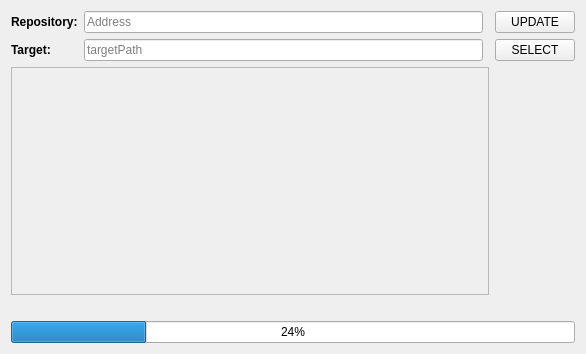
<?xml version="1.0" encoding="UTF-8"?>
<ui version="4.0">
 <class>MainWindow</class>
 <widget class="QMainWindow" name="MainWindow">
  <property name="geometry">
   <rect>
    <x>0</x>
    <y>0</y>
    <width>586</width>
    <height>354</height>
   </rect>
  </property>
  <property name="windowTitle">
   <string>MainWindow</string>
  </property>
  <widget class="QWidget" name="centralWidget">
   <layout class="QGridLayout" name="gridLayout">
    <item row="2" column="0" colspan="3">
     <widget class="QPlainTextEdit" name="logBox">
      <property name="enabled">
       <bool>false</bool>
      </property>
      <property name="readOnly">
       <bool>true</bool>
      </property>
     </widget>
    </item>
    <item row="4" column="0" colspan="4">
     <widget class="QProgressBar" name="progressBar">
      <property name="value">
       <number>24</number>
      </property>
     </widget>
    </item>
    <item row="0" column="3">
     <widget class="QPushButton" name="updateB">
      <property name="text">
       <string>UPDATE</string>
      </property>
     </widget>
    </item>
    <item row="0" column="0">
     <widget class="QLabel" name="label">
      <property name="text">
       <string>&lt;html&gt;&lt;head/&gt;&lt;body&gt;&lt;p&gt;&lt;span style=&quot; font-weight:600;&quot;&gt;Repository:&lt;/span&gt;&lt;/p&gt;&lt;/body&gt;&lt;/html&gt;</string>
      </property>
     </widget>
    </item>
    <item row="1" column="1">
     <widget class="QLineEdit" name="targetBox">
      <property name="placeholderText">
       <string>targetPath</string>
      </property>
     </widget>
    </item>
    <item row="0" column="1">
     <widget class="QLineEdit" name="addressBox">
      <property name="placeholderText">
       <string>Address</string>
      </property>
     </widget>
    </item>
    <item row="1" column="3">
     <widget class="QPushButton" name="targetSB">
      <property name="text">
       <string>SELECT</string>
      </property>
     </widget>
    </item>
    <item row="1" column="0">
     <widget class="QLabel" name="label_2">
      <property name="text">
       <string>&lt;b&gt;Target:&lt;/b&gt;</string>
      </property>
     </widget>
    </item>
    <item row="3" column="0" colspan="4">
     <widget class="QLabel" name="statusL">
      <property name="text">
       <string/>
      </property>
     </widget>
    </item>
   </layout>
  </widget>
 </widget>
 <layoutdefault spacing="6" margin="11"/>
 <resources/>
 <connections/>
</ui>
